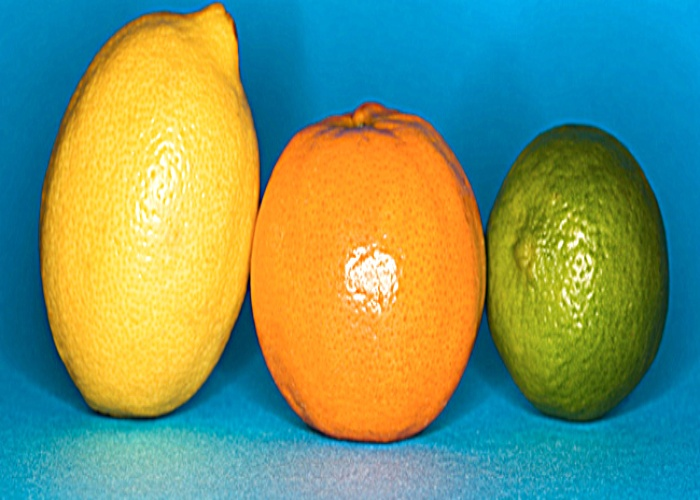
#> input picture Fruit_Segmentation/Test1/1.jpg, 700 x 500 px, given in place of leaf (13).JPG, which was not available
$ python aa.py   (older library calls are emulated)
#> lines starting #> are read from the running program, lines starting #| are printed output that depends on the picture; after the words box and inside, x2 and y2 are one past the last pixel; in counts of white or black regions, pixels touching at a corner belong together; pictures that were not available may be replaced by others from this repository, and a replacement may not be noted
### Fruit_Segmentation/tt.py
import numpy as np
#import cv2
#from matplotlib import pyplot as plt
import cv2
from numpy import int8, uint8
#from pylab import array, plot, show, axis, arange, figure, uint8

def cow(im):
    # Edge preserving filter with two different flags.
    imout9 = cv2.edgePreservingFilter(im, flags=cv2.RECURS_FILTER);
    cv2.imwrite("Cow/edge-preserving-recursive-filter.jpg", imout9);

    imout8 = cv2.edgePreservingFilter(im, flags=cv2.NORMCONV_FILTER);
    cv2.imwrite("Cow/edge-preserving-normalized-convolution-filter.jpg", imout8);

    # Detail enhance filter
    imout7 = cv2.detailEnhance(im);
    cv2.imwrite("Cow/detail-enhance.jpg", imout7);

    # Pencil sketch filter
    imout_gray, imout = cv2.pencilSketch(im, sigma_s=60, sigma_r=0.07, shade_factor=0.05);
    cv2.imwrite("Cow/pencil-sketch.jpg", imout_gray);
    cv2.imwrite("Cow/pencil-sketch-color.jpg", imout);

    # Stylization filter
    cv2.stylization(im, imout);
    cv2.imwrite("Cow/stylization.jpg", imout);

    imout1 = cv2.edgePreservingFilter(im, flags=2, sigma_s=60, sigma_r=0.4)
    cv2.imwrite("Cow/edge-preserving-recursive-filter12.jpg", imout1);

    imout2 = cv2.detailEnhance(im, sigma_s=10, sigma_r=0.15)
    cv2.imwrite("Cow/detail-enhance12.jpg", imout2);

    dst_gray, dst_color = cv2.pencilSketch(im, sigma_s=60, sigma_r=0.07, shade_factor=0.05)
    cv2.imwrite("Cow/pencil-sketch12.jpg", dst_gray);
    cv2.imwrite("Cow/pencil-sketch-color12.jpg", dst_color);

    dst = cv2.stylization(im, sigma_s=60, sigma_r=0.07) # good
    #dst = cv2.stylization(im, sigma_s=60, sigma_r=0.07)
    cv2.imwrite("Cow/stylization12.jpg", dst);

    result= dst #good for overlapped/fruits
    #result = imout7 #good for Birds
    #result = imout2
    return result

# [80 lines left out: functions threshold, adjust_gamma, gammaCorrection, thinn, median, bright, not called in this run]

### Fruit_Segmentation/gg.py
#!/usr/bin/env python

import numpy as np
import cv2


def build_filters():
    filters = []
    ksize = 31
    for theta in np.arange(0, np.pi, np.pi / 16):
        kern = cv2.getGaborKernel((ksize, ksize), 4.0, theta, 10.0, 0.5, 0, ktype=cv2.CV_32F)
    kern /= 1.5 * kern.sum()
    filters.append(kern)
    return filters


def process(img, filters):
    accum = np.zeros_like(img)
    for kern in filters:
        fimg = cv2.filter2D(img, cv2.CV_8UC3, kern)
    np.maximum(accum, fimg, accum)
    return accum


# [16 lines that do not run on import are left out]

### Fruit_Segmentation/aa.py
import cv2
import numpy as np
import tt,gg
import glob
import os

Mimg = cv2.imread('E:/Leaf/New folder/leaf (13).JPG')
#> Mimg is the input picture: shape (500, 700, 3); mean B, G, R 111.3, 149.4, 116.8
# [9 lines of commented-out code are left out]

files = glob.glob('D:/PostThesis/Contvex/Test1/*')
for f in files:
    os.remove(f)

global Main

rows, cols,dim = Mimg.shape
#> rows = 500; cols = 700; dim = 3
if rows > 700 or cols > 500:
    Mimg = cv2.resize(Mimg, (700, 500))
Main=Mimg
Mimg=tt.cow(Mimg)
#> in cow, `imout_gray, imout = cv2.pencilSketch(im, sigma_s=60, sigma_r=0.07, sha..`:
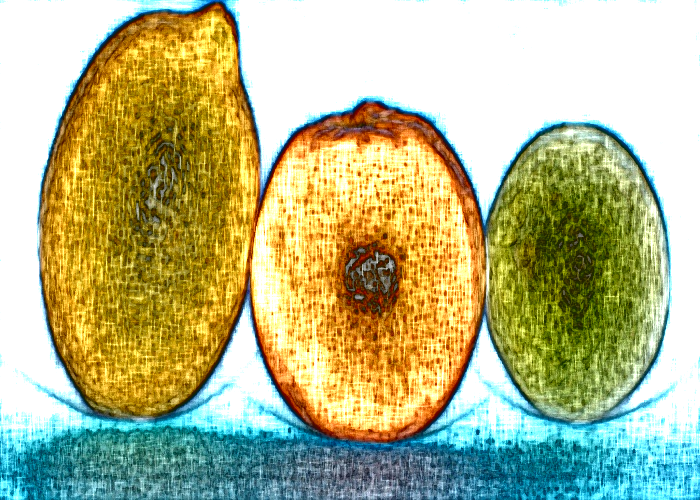
#> imout: shape (500, 700, 3); mean B, G, R 135.8, 182.8, 181.2
#> in cow, `dst = cv2.stylization(im, sigma_s=60, sigma_r=0.07)`:
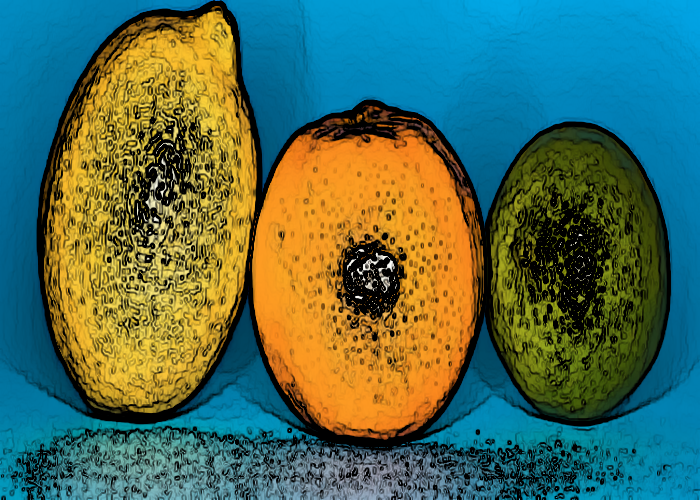
#> dst: shape (500, 700, 3); mean B, G, R 87, 108.2, 77.4

#gaussian_1 = cv2.GaussianBlur(Mimg, (3, 3), 10.0)
#Mimg = cv2.addWeighted(Mimg, 1.5, gaussian_1, -0.5, 0, Mimg)

gray1 = cv2.cvtColor(Mimg, cv2.COLOR_BGR2GRAY)
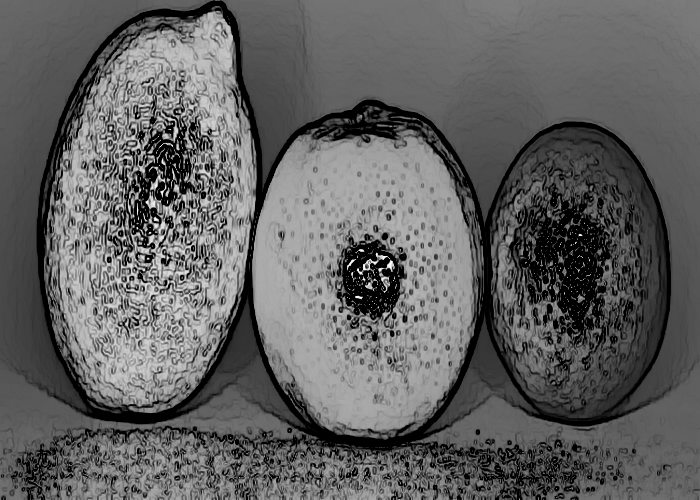
#> gray1: shape (500, 700); min 0, max 252, mean 96.6
cv2.imshow('Gray Image', gray1)
cv2.imwrite('directory/Gray Image.jpg', gray1)
#gray_blur = cv2.medianBlur(gray1, 3)
gray_blur = gg.process(gray1, gg.build_filters())
#> the loop in process, `for kern in filters:` made 1 pass
#> pass 1, in process, `fimg = cv2.filter2D(img, cv2.CV_8UC3, kern)`:
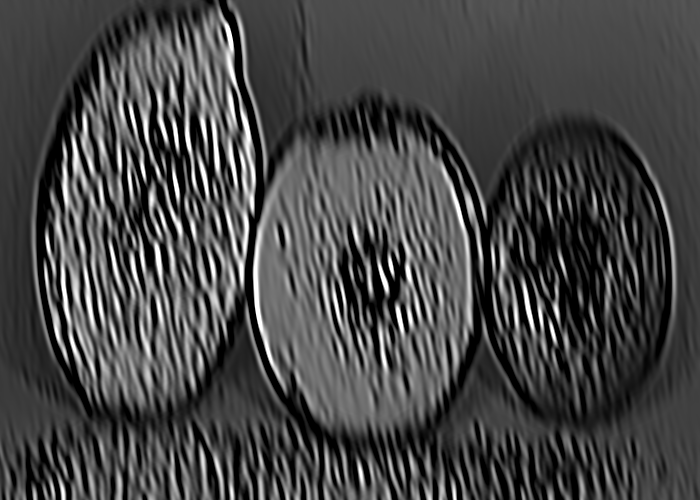
#> fimg: shape (500, 700); min 0, max 255, mean 70.1
#gray_blur = cv2.GaussianBlur(gray1, (15, 15), 0)
cv2.imshow('GrayBlur Image', gray_blur)
cv2.imwrite('directory/GrayBlur Image.jpg', gray_blur)
thresh1 = cv2.adaptiveThreshold(gray_blur, 255, cv2.ADAPTIVE_THRESH_GAUSSIAN_C,cv2.THRESH_BINARY_INV, 11, 1)
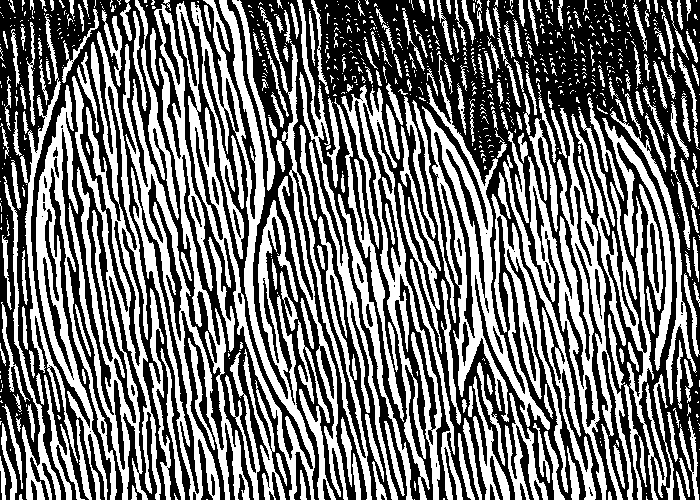
#> thresh1: shape (500, 700); 45.5% white; 837 white regions (583 under 20 px), largest, box (x1, y1, x2, y2) and area: (176, 0, 315, 500) 14479, (123, 4, 250, 500) 13130, (68, 31, 161, 500) 12030
# [8 lines of commented-out code are left out]
_, thresh = cv2.threshold(gray_blur, 150, 255, cv2.THRESH_BINARY_INV)
#> thresh: shape (500, 700); 92.6% white; 322 black regions (96 under 20 px), largest, box (x1, y1, x2, y2) and area: (218, 11, 256, 213) 1254, (253, 201, 285, 389) 956, (62, 145, 96, 334) 773
# threshold
cv2.imshow('Thresh Image 2', thresh1)
kernel1 = cv2.getStructuringElement(cv2.MORPH_CROSS, (3, 3))
dilated = cv2.dilate(thresh, kernel1, iterations=1)  # dilate
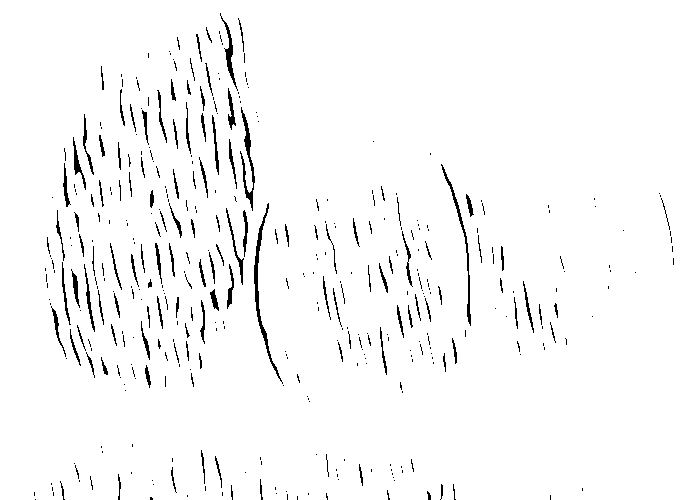
#> dilated: shape (500, 700); 97.1% white; black in thin lines or dots, all inside (x1, y1, x2, y2) = (34, 13, 674, 500)

cv2.imshow("d", dilated)
cv2.imwrite('directory/dilated.jpg',dilated)
#cv2.waitKey(0)

#img=dilated
img = cv2.imread("directory/dilated.jpg")
#> img: shape (500, 700, 3); min 0, max 255, mean 247.6
img4=np.ones(img.shape, dtype=np.uint8)*255

img6=Main


image, contours3, hier = cv2.findContours(dilated.copy(), cv2.RETR_TREE,cv2.CHAIN_APPROX_SIMPLE)
#> contours3 = 494 contours, 348 with area under 20; largest, box (x1, y1, x2, y2) and area: (0, 0, 700, 500) 348466, (253, 202, 283, 383) 758, (239, 106, 256, 212) 578, (440, 163, 472, 327) 557, (220, 15, 238, 90) 339
contours3 = sorted(contours3, key = cv2.contourArea, reverse = True)#[:15] # get largest five contour area
cc = contours3[1][1]
#> cc = [[269, 203]]
idx = 0
idx1 = 0
for cnt3 in contours3:
    # calculate epsilon base on contour's perimeter
    # contour's perimeter is returned by cv2.arcLength
    epsilon3 = 0.01 * cv2.arcLength(cnt3, True)

    # get approx polygons
    approx3 = cv2.approxPolyDP(cnt3, epsilon3, True)

    # hull is convex shape as a polygon
    hull = cv2.convexHull(cnt3)
    if len(cnt3) > 15:
        cv2.drawContours(img4, [hull], -1, (0, 0, 255))
        x, y, w, h = cv2.boundingRect(hull)
        #if w > 10 and h > 10:
        #------#-------print("%d %d  %d %d" % (x, y, w,h))
        idx += 1
        new_img = Main[y:y + h, x:x + w]
        cv2.imwrite('Test1/' + str(idx) + '.jpg', new_img)
#> this loop made 494 passes
#> (epsilon3, approx3, hull, x, y, w, h) on pass 1: (26.65, [[0, 0], [0, 499], [699, 499], [699, 0]], [[699, 0], [699, 499], [0, 499], [0, 0]], 0, 0, 700, 500)
#> (epsilon3, approx3, x, y, w, h) on pass 4: (3.53, [[441, 163], [467, 236], [470, 326], [464, 237]], 440, 163, 32, 164)
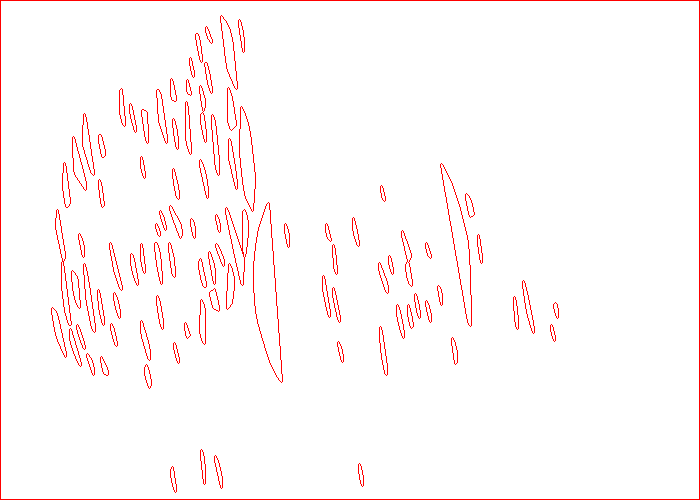
#> img4: shape (500, 700, 3); mean B, G, R 248.1, 248.1, 255
#> after the loop, idx = 97
cv2.imshow('contours2', img4)
cv2.imshow('Main',Main)
cv2.imshow('dsdda',image)
cv2.waitKey(0)


cv2.destroyAllWindows()


cv2.waitKey(0)

$ run again, on Fruit_Segmentation/Test1/2.jpg
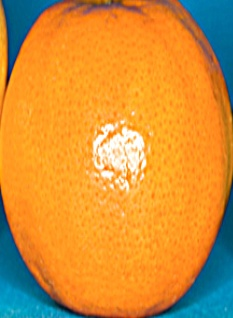
#> input picture Fruit_Segmentation/Test1/2.jpg, 233 x 318 px, given in place of leaf (13).JPG, which was not available
#> Mimg is the input picture: shape (318, 233, 3); mean B, G, R 58.3, 144.3, 209
#> the loop in process, `for kern in filters:` made 1 pass
#> `thresh1 = cv2.adaptiveThreshold(gray_blur, 255, cv2.ADAPTIVE_THRESH_GA..`:
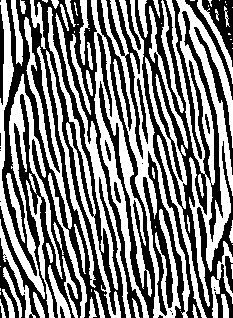
#> thresh1: shape (318, 233); 50% white; 77 white regions (23 under 20 px), largest, box (x1, y1, x2, y2) and area: (166, 0, 233, 307) 6169, (101, 0, 190, 318) 5379, (0, 0, 63, 299) 4105
#> thresh: shape (318, 233); 90.9% white; 96 black regions (27 under 20 px), largest, box (x1, y1, x2, y2) and area: (187, 39, 220, 203) 711, (3, 175, 33, 265) 427, (0, 12, 4, 99) 276
#> dilated: shape (318, 233); 96.6% white; black in thin lines or dots, all inside (x1, y1, x2, y2) = (0, 15, 233, 282)
#> contours3 = 136 contours, 100 with area under 20; largest, box (x1, y1, x2, y2) and area: (0, 0, 233, 318) 73318, (187, 40, 220, 203) 544, (3, 175, 30, 258) 325, (5, 71, 21, 135) 205, (127, 202, 136, 261) 159
#> cc = [[188, 40]]
#> the loop `for cnt3 in contours3: # calculate epsilon base on contour's perimeter..` made 136 passes
#> (epsilon3, approx3, hull, x, y, w, h) on pass 1: (11.19, [[0, 0], [0, 317], [232, 317], [232, 0]], [[232, 0], [232, 317], [0, 317], [0, 0]], 0, 0, 233, 318)
#> after the loop `for cnt3 in contours3:`:
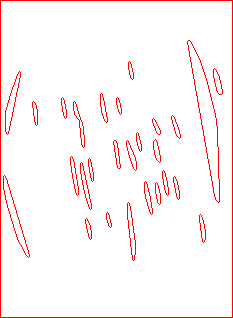
#> img4: shape (318, 233, 3); mean B, G, R 244.6, 244.6, 255
#> after the loop `for cnt3 in contours3:`: idx = 29
